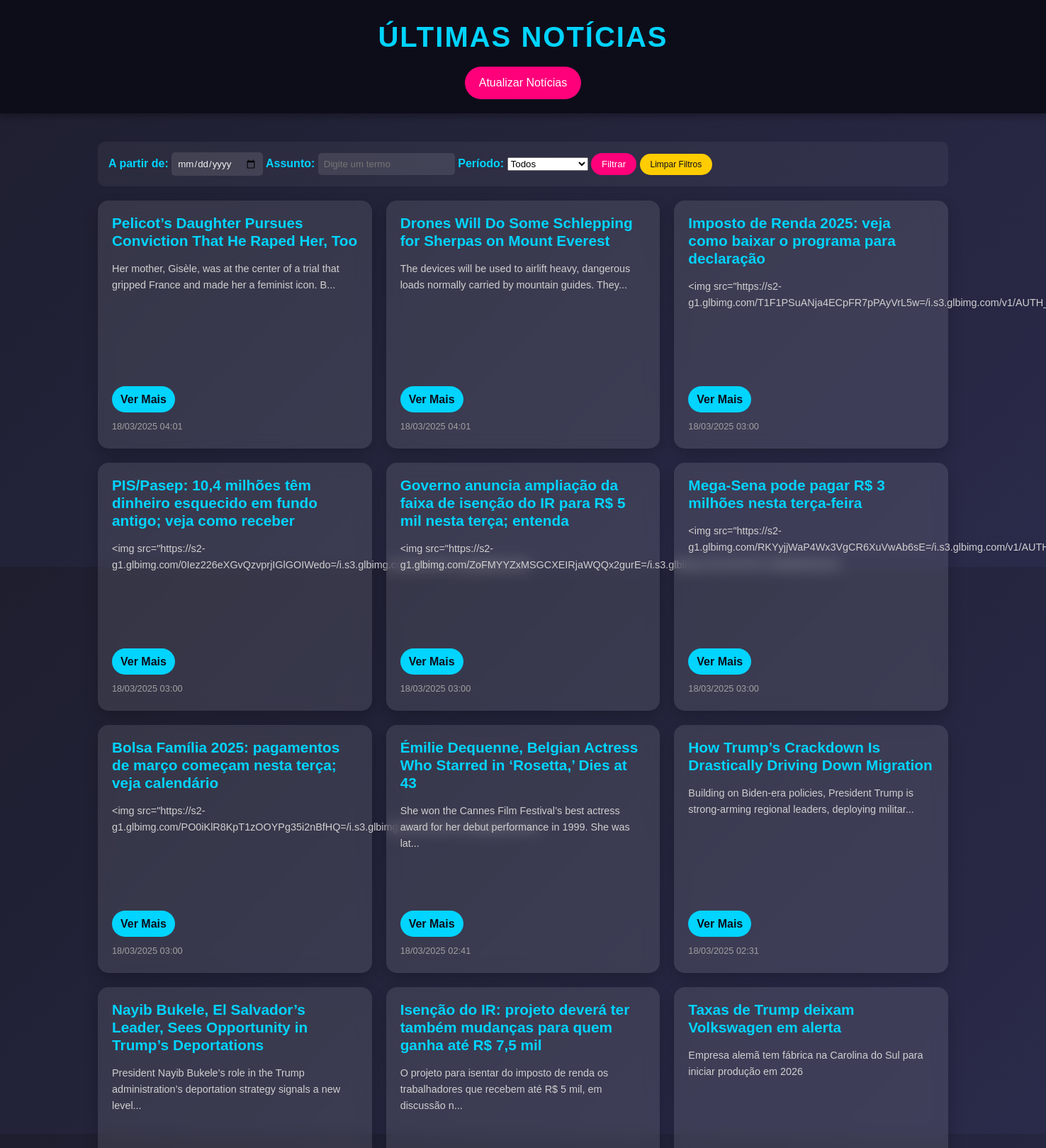
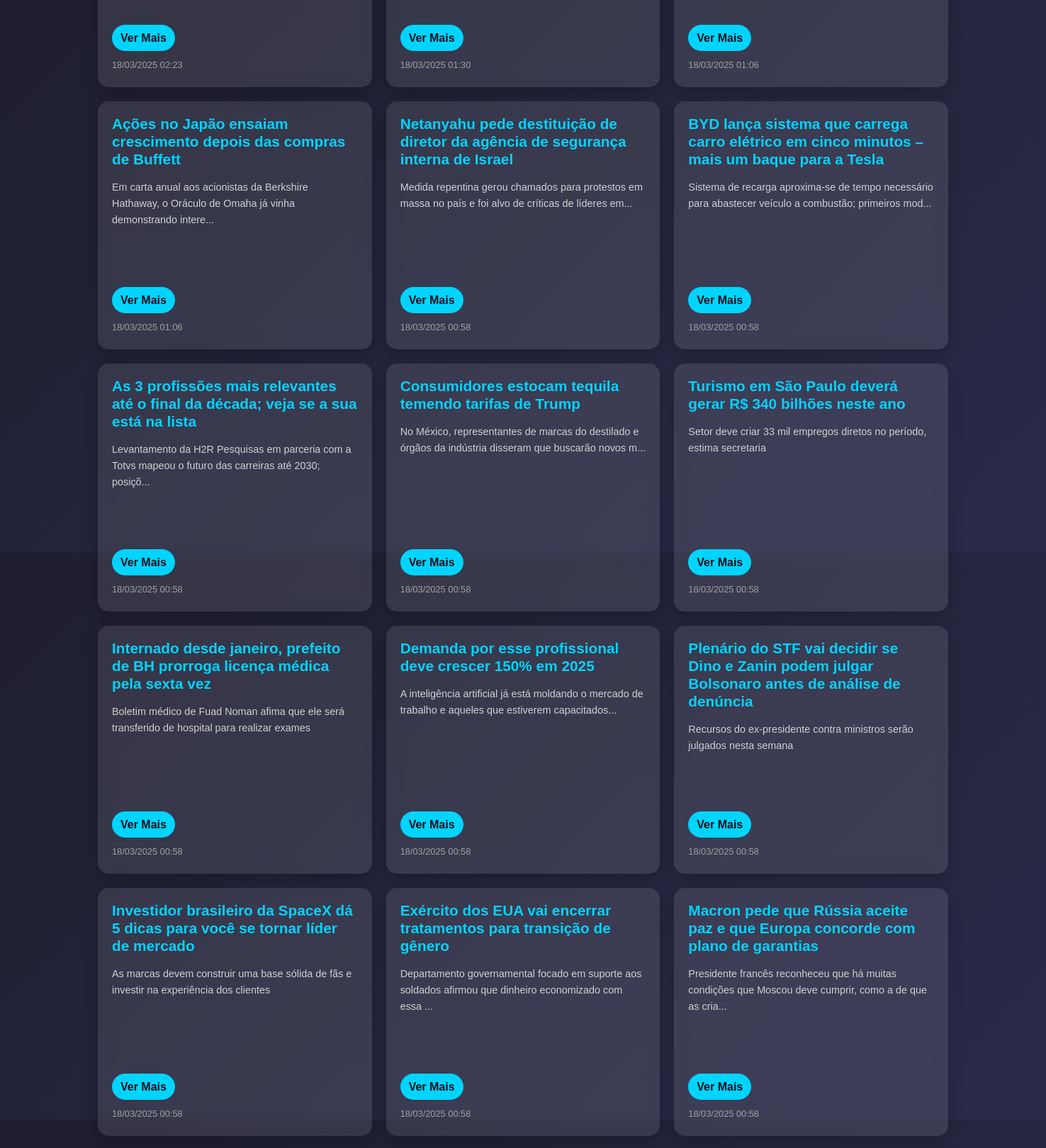
The page / (upper part) on the database its author committed (2 pictures, top to bottom).
### app/models.py (models this page shows)
class Noticia(db.Model):
    __tablename__ = 'Noticia'
    id = db.Column(db.Integer, primary_key=True)
    titulo = db.Column(db.String(200), nullable=False)
    conteudo = db.Column(db.Text, nullable=False)
    url = db.Column(db.String(500), unique=True, nullable=False)
    data_publicacao = db.Column(db.DateTime, nullable=False)

### app/routes.py (the view)
@app.route('/', methods=['GET'])
def index():
    data_filtro = request.args.get('data', None)
    assunto_filtro = request.args.get('assunto', None)
    periodo = request.args.get('periodo', None)
    query = Noticia.query
    if data_filtro:
        try:
            data = datetime.strptime(data_filtro, '%Y-%m-%d')
            query = query.filter(db.func.date(Noticia.data_publicacao) >= data.date())
        except ValueError:
            pass
    if assunto_filtro:
        query = query.filter(
            (Noticia.titulo.ilike(f'%{assunto_filtro}%')) |
            (Noticia.conteudo.ilike(f'%{assunto_filtro}%'))
        )
    if periodo == 'semana':
        data_inicio = datetime.now() - timedelta(days=7)
        query = query.filter(Noticia.data_publicacao >= data_inicio)
    elif periodo == 'mes':
        data_inicio = datetime.now() - timedelta(days=30)
        query = query.filter(Noticia.data_publicacao >= data_inicio)
    noticias = query.order_by(Noticia.data_publicacao.desc()).all()
    return render_template('index.html', noticias=noticias)

### app/templates/index.html (shortened to what this page needs)
<!DOCTYPE html>
<html lang="pt-br">
<head>
    <link rel="stylesheet" href="{{ url_for('static', filename='styles.css') }}">
</head>
<body>
    <header>
        <h1>Últimas Notícias</h1>
        <a href="/atualizar" class="btn-atualizar">Atualizar Notícias</a>
    </header>
    <main>
        <section class="filtro-container">
            <form method="GET" action="/">
                <label for="data">A partir de:</label>
                <input type="date" id="data" name="data">
                <label for="assunto">Assunto:</label>
                <input type="text" id="assunto" name="assunto" placeholder="Digite um termo">
                <label for="periodo">Período:</label>
                <select id="periodo" name="periodo">
                    <option value="">Todos</option>
                </select>
                <button type="submit" class="btn-filtrar">Filtrar</button>
                <a href="/" class="btn-limpar">Limpar Filtros</a>
            </form>
        </section>
        <section class="noticias-container">
            {% for noticia in noticias %}
                <article class="noticia-card">
                    <h2>{{ noticia.titulo }}</h2>
                    <p>{{ noticia.conteudo[:100] + '...' if noticia.conteudo|length > 100 else noticia.conteudo }}</p>
                    <a href="{{ url_for('noticia_detalhe', id=noticia.id) }}" class="btn-leia-mais">Ver Mais</a>
                    <small>{{ noticia.data_publicacao.strftime('%d/%m/%Y %H:%M') }}</small>
                </article>
            {% endfor %}
        </section>
    </main>
</body>
</html>

### app/static/styles.css (style rules this page uses)
* { margin: 0; padding: 0; box-sizing: border-box; font-family: 'Arial', sans-serif; }
body { background: linear-gradient(135deg, #1e1e2f 0%, #2a2a4a 100%); color: #f0f0f0; line-height: 1.6; min-height: 100vh; display: flex; flex-direction: column; }
header { background: #0d0d1a; padding: 20px; text-align: center; box-shadow: 0 4px 10px rgba(0, 0, 0, 0.3); }
header h1 { font-size: 2.5em; color: #00d4ff; text-transform: uppercase; letter-spacing: 2px; }
.btn-atualizar, .btn-voltar { display: inline-block; margin-top: 10px; padding: 10px 20px; background: #ff007a; color: #fff; text-decoration: none; border-radius: 25px; transition: transform 0.3s, background 0.3s; }
main { flex: 1; padding: 20px; }
.filtro-container { max-width: 1200px; margin: 20px auto; padding: 15px; background: rgba(255, 255, 255, 0.05); border-radius: 10px; display: flex; gap: 15px; align-items: center; }
.filtro-container label { color: #00d4ff; font-weight: bold; }
.filtro-container input { padding: 8px; border: none; border-radius: 5px; background: rgba(255, 255, 255, 0.1); color: #f0f0f0; }
.btn-filtrar { padding: 8px 15px; background: #ff007a; color: #fff; border: none; border-radius: 20px; cursor: pointer; transition: background 0.3s; }
.btn-limpar { font-size: 12px; padding: 8px 15px; background: #ffcc00; color: #0d0d1a; text-decoration: none; border-radius: 20px; transition: background 0.3s; }
.noticias-container { max-width: 1200px; margin: 0 auto; display: grid; grid-template-columns: repeat(auto-fit, minmax(300px, 1fr)); gap: 20px; }
.noticia-card { background: rgba(255, 255, 255, 0.1); border-radius: 15px; padding: 20px; backdrop-filter: blur(10px); box-shadow: 0 8px 20px rgba(0, 0, 0, 0.2); transition: transform 0.3s, box-shadow 0.3s; height: 350px; display: flex; flex-direction: column; gap: 10px; }
.noticia-card h2 { font-size: 1.3em; color: #00d4ff; margin-bottom: 5px; line-height: 1.2; }
.noticia-card p { font-size: 0.9em; color: #d0d0d0; margin-bottom: 10px; flex-grow: 1; }
.btn-leia-mais { display: inline-block; padding: 6px 12px; background: #00d4ff; color: #0d0d1a; text-decoration: none; border-radius: 20px; font-weight: bold; transition: background 0.3s; align-self: flex-start; }
.noticia-card small { font-size: 0.8em; color: #a0a0a0; }

### rows shown on the page
Noticia: titulo "Pelicot’s Daughter Pursues Conviction That He Raped Her, Too", conteudo "Her mother, Gisèle, was at the center of a trial that gripped France and made her a feminist icon. B...", data_publicacao "18/03/2025 04:01"
Noticia: titulo "Drones Will Do Some Schlepping for Sherpas on Mount Everest", conteudo "The devices will be used to airlift heavy, dangerous loads normally carried by mountain guides. They...", data_publicacao "18/03/2025 04:01"
Noticia: titulo "Imposto de Renda 2025: veja como baixar o programa para declaração", conteudo "<img…", data_publicacao "18/03/2025 03:00"
Noticia: titulo "PIS/Pasep: 10,4 milhões têm dinheiro esquecido em fundo antigo; veja como receber", conteudo "<img src=\"https://s2-g1.glbimg.com/0Iez226eXGvQzvprjIGlGOIWedo=/i.s3.glbimg.com/v1/AUTH_59edd422c0c8...", data_publicacao "18/03/2025 03:00"
Noticia: titulo "Governo anuncia ampliação da faixa de isenção do IR para R$ 5 mil nesta terça; entenda", conteudo "<img src=\"https://s2-g1.glbimg.com/ZoFMYYZxMSGCXEIRjaWQQx2gurE=/i.s3.glbimg.com/v1/AUTH_59edd422c0c8...", data_publicacao "18/03/2025 03:00"
Noticia: titulo "Mega-Sena pode pagar R$ 3 milhões nesta terça-feira", conteudo "<img…", data_publicacao "18/03/2025 03:00"
Noticia: titulo "Bolsa Família 2025: pagamentos de março começam nesta terça; veja calendário", conteudo "<img src=\"https://s2-g1.glbimg.com/PO0iKlR8KpT1zOOYPg35i2nBfHQ=/i.s3.glbimg.com/v1/AUTH_59edd422c0c8...", data_publicacao "18/03/2025 03:00"
Noticia: titulo "Émilie Dequenne, Belgian Actress Who Starred in ‘Rosetta,’ Dies at 43", conteudo "She won the Cannes Film Festival’s best actress award for her debut performance in 1999. She was lat...", data_publicacao "18/03/2025 02:41"
Noticia: titulo "How Trump’s Crackdown Is Drastically Driving Down Migration", conteudo "Building on Biden-era policies, President Trump is strong-arming regional leaders, deploying militar...", data_publicacao "18/03/2025 02:31"
Noticia: titulo "Nayib Bukele, El Salvador’s Leader, Sees Opportunity in Trump’s Deportations", conteudo "President Nayib Bukele’s role in the Trump administration’s deportation strategy signals a new level...", data_publicacao "18/03/2025 02:23"
Noticia: titulo "Isenção do IR: projeto deverá ter também mudanças para quem ganha até R$ 7,5 mil", conteudo "O projeto para isentar do imposto de renda os trabalhadores que recebem até R$ 5 mil, em discussão n...", data_publicacao "18/03/2025 01:30"
Noticia: titulo "Taxas de Trump deixam Volkswagen em alerta", conteudo "Empresa alemã tem fábrica na Carolina do Sul para iniciar produção em 2026", data_publicacao "18/03/2025 01:06"
Noticia: titulo "Ações no Japão ensaiam crescimento depois das compras de Buffett", conteudo "Em carta anual aos acionistas da Berkshire Hathaway, o Oráculo de Omaha já vinha demonstrando intere...", data_publicacao "18/03/2025 01:06"
Noticia: titulo "Netanyahu pede destituição de diretor da agência de segurança interna de Israel", conteudo "Medida repentina gerou chamados para protestos em massa no país e foi alvo de críticas de líderes em...", data_publicacao "18/03/2025 00:58"
Noticia: titulo "BYD lança sistema que carrega carro elétrico em cinco minutos – mais um baque para a Tesla", conteudo "Sistema de recarga aproxima-se de tempo necessário para abastecer veículo a combustão; primeiros mod...", data_publicacao "18/03/2025 00:58"
Noticia: titulo "As 3 profissões mais relevantes até o final da década; veja se a sua está na lista", conteudo "Levantamento da H2R Pesquisas em parceria com a Totvs mapeou o futuro das carreiras até 2030; posiçõ...", data_publicacao "18/03/2025 00:58"
Noticia: titulo "Consumidores estocam tequila temendo tarifas de Trump", conteudo "No México, representantes de marcas do destilado e órgãos da indústria disseram que buscarão novos m...", data_publicacao "18/03/2025 00:58"
Noticia: titulo "Turismo em São Paulo deverá gerar R$ 340 bilhões neste ano", conteudo "Setor deve criar 33 mil empregos diretos no período, estima secretaria", data_publicacao "18/03/2025 00:58"
Noticia: titulo "Internado desde janeiro, prefeito de BH prorroga licença médica pela sexta vez", conteudo "Boletim médico de Fuad Noman afima que ele será transferido de hospital para realizar exames", data_publicacao "18/03/2025 00:58"
Noticia: titulo "Demanda por esse profissional deve crescer 150% em 2025", conteudo "A inteligência artificial já está moldando o mercado de trabalho e aqueles que estiverem capacitados...", data_publicacao "18/03/2025 00:58"
Noticia: titulo "Plenário do STF vai decidir se Dino e Zanin podem julgar Bolsonaro antes de análise de denúncia", conteudo "Recursos do ex-presidente contra ministros serão julgados nesta semana", data_publicacao "18/03/2025 00:58"
Noticia: titulo "Investidor brasileiro da SpaceX dá 5 dicas para você se tornar líder de mercado", conteudo "As marcas devem construir uma base sólida de fãs e investir na experiência dos clientes", data_publicacao "18/03/2025 00:58"
Noticia: titulo "Exército dos EUA vai encerrar tratamentos para transição de gênero", conteudo "Departamento governamental focado em suporte aos soldados afirmou que dinheiro economizado com essa ...", data_publicacao "18/03/2025 00:58"
Noticia: titulo "Macron pede que Rússia aceite paz e que Europa concorde com plano de garantias", conteudo "Presidente francês reconheceu que há muitas condições que Moscou deve cumprir, como a de que as cria...", data_publicacao "18/03/2025 00:58"
